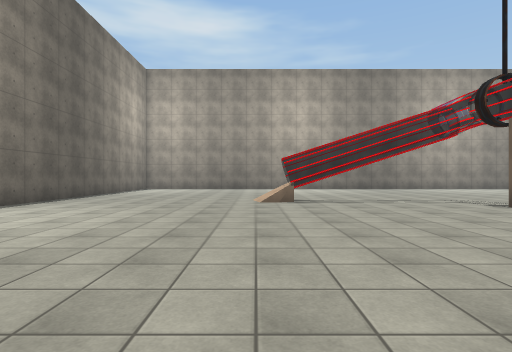
View 1 (above)

16 first-person views from a walk through a scene from a Unity 3-D project. The camera is 1.3 m above the floor, looks level and sees 80° across. The floor is counted in squares, 2 m on a side. Each view is taken from the middle of a square. On the plan, view 1 faces up. The plan holds only what a view shows up to about 10 squares ahead; the rest is blank. Some surface patterns are stand-ins.

View 2
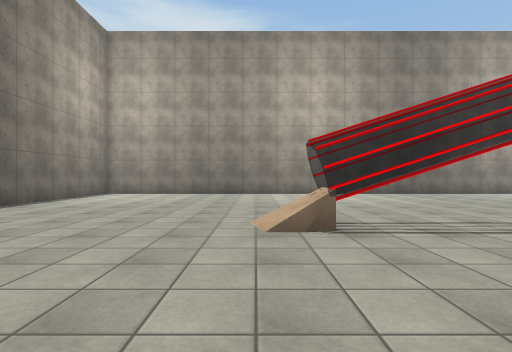

View 3
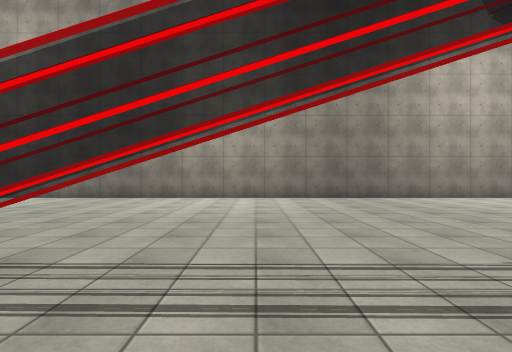

View 4
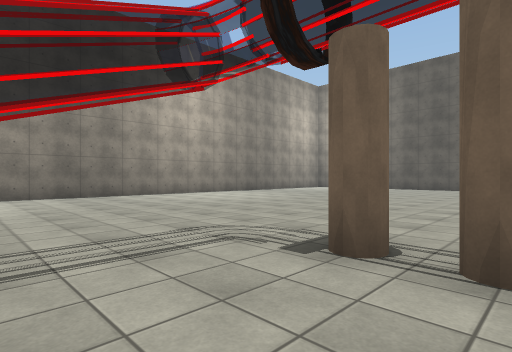

View 5
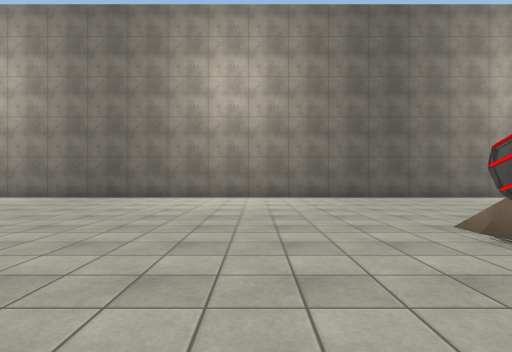

View 6
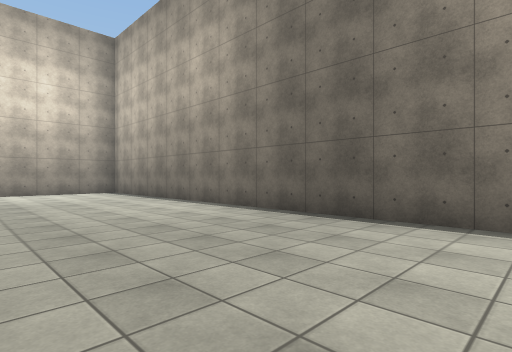

View 7
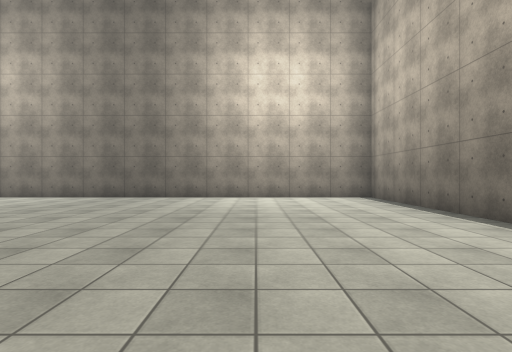

View 8
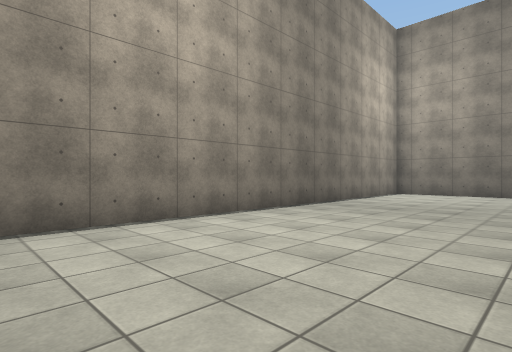

View 9
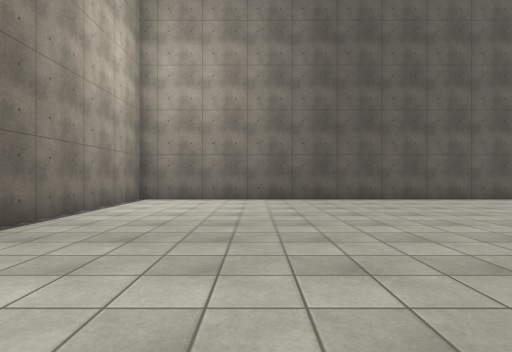

View 10
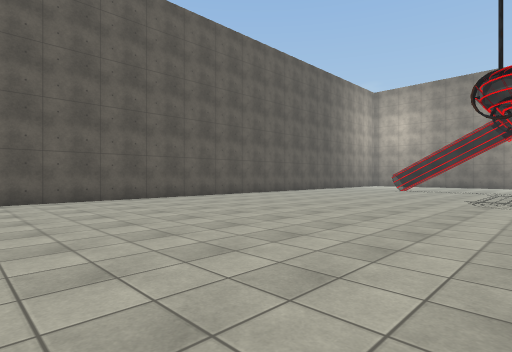

View 11
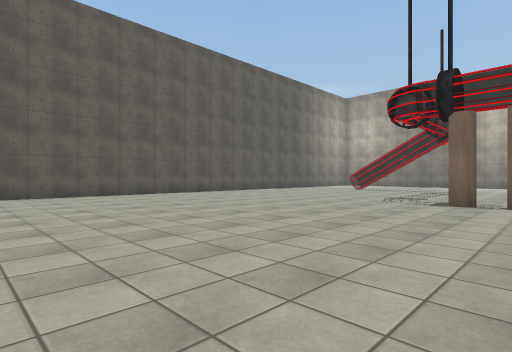

View 12
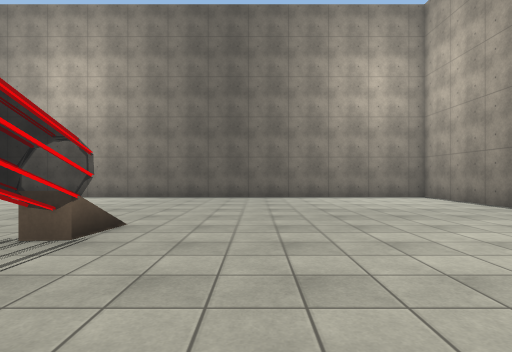

View 13
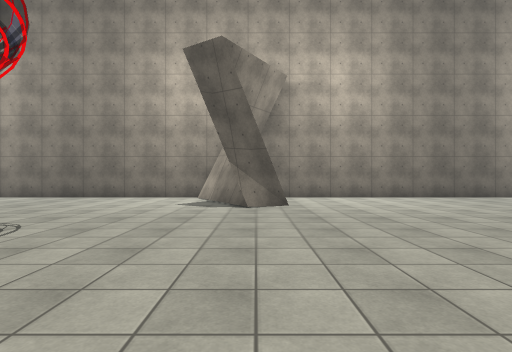

View 14
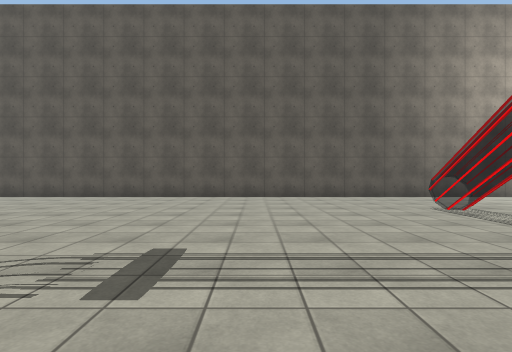

View 15
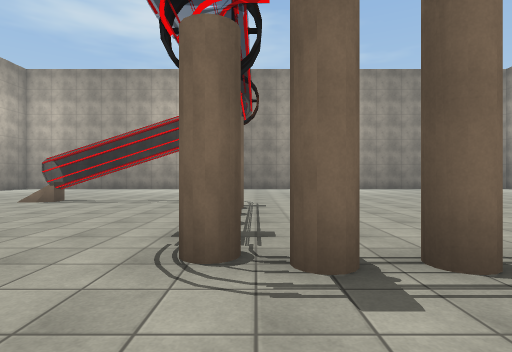

View 16
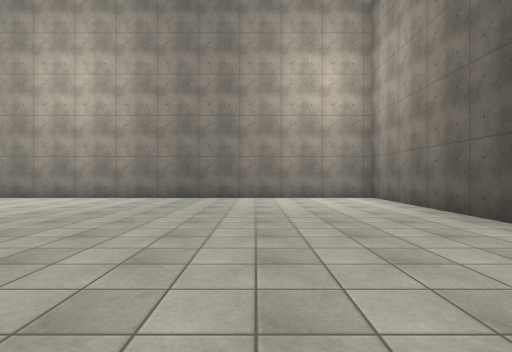

### Floor plan
Key: @ floor where view 1 was taken; # wall or solid block; x gap in a wall; . floor; = window, fence, low wall or low ledge.
Columns run from 6 left of view 1 to 19 right of it. Each row starts with its distance up from view 1.
 16 ##########################
 15 #........................#
 14 #........................#
 13 #........................#
 12 #........................#
 11 #........................#
 10 #........................#
  9 #........................#
  8 #......==................#
  7 #........................#
  6 #...........#............#
  5 #...........x............#
  4 #...........x............#
  3 #...........#............#
  2 #........ ..#xxx.........#
  1 #.......   ... ..........#
  0 #.....@     . ...........#
 -1 #.....       ............#
 -2 #......     .............#
 -3 #.......   ..............#
 -4 #........ ......... ==...#
 -5 #........ .........  ....#
 -6 #...................  ...#
 -7 #.............#......  ..#
 -8 #.............##......   #
 -9 #............. #......
-10 ############## ########

Positions as (right, up) in squares from view 1, and headings:
1: (0, 0), facing up
2: (0, 4), facing up
3: (3, 6), facing up
4: (3, 5), facing up-right
5: (4, 5), facing left
6: (-1, 3), facing down-left
7: (-2, 0), facing down
8: (7, 11), facing up-right
9: (10, 12), facing right
10: (10, 10), facing down-right
11: (8, 10), facing down-right
12: (4, 10), facing left
13: (8, 0), facing down
14: (9, 0), facing right
15: (6, 0), facing up
16: (15, 6), facing up
